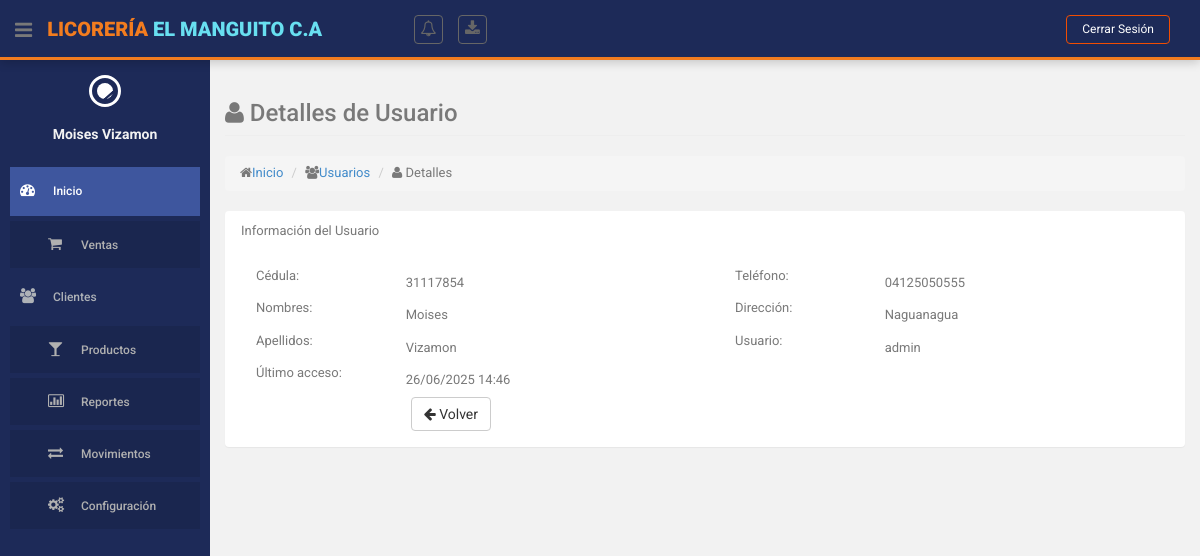
Page /index.php?action=usuarios&method=mostrar&id=1 (signed in) on the committed database.
### tables this page shows
CREATE TABLE `usuarios` (
  `id` int(10) NOT NULL,
  `cedula` varchar(12) NOT NULL,
  `id_simbolo_cedula` int(11) DEFAULT 1,
  `nombres` varchar(255) NOT NULL,
  `apellidos` varchar(255) NOT NULL,
  `telefono` varchar(15) NOT NULL,
  `direccion` varchar(255) DEFAULT 'Sin especificar',
  `user` varchar(255) NOT NULL,
  `password` varchar(255) NOT NULL,
  `id_rol` int(11) NOT NULL,
  `id_estatus` int(11) NOT NULL,
  `ultimo_inicio_sesion` datetime DEFAULT NULL
);

### controllers/UsuarioController.php (called while the page is built, shortened)
<?php
class UsuarioController
{
    private $model;
    public function __construct()
    {
        require_once ROOT_PATH . 'models/UsuarioModel.php';
        $this->model = new UsuarioModel();
    }
    public function mostrar($id)
    {
        $usuario = $this->model->obtenerUsuarioPorId($id);
        $this->loadView('usuarios/mostrar', ['usuario' => $usuario]);
    }
    private function loadView($view, $data = [])
    {
        extract($data);
        require ROOT_PATH . 'views/layouts/header.php';
        require ROOT_PATH . 'views/layouts/sidebar.php';
        require ROOT_PATH . 'views/' . $view . '.php';
        require ROOT_PATH . 'views/layouts/footer.php';
    }
}

### models/UsuarioModel.php (called while the page is built, shortened)
<?php
class UsuarioModel
{
    private $db;
    public function __construct()
    {
        require_once ROOT_PATH . 'config/database.php';
        $database = new Database();
        $this->db = $database->getConnection();
    }
    public function obtenerUsuarioPorId($id)
    {
        $query = "SELECT * FROM usuarios WHERE id = :id";
        $stmt = $this->db->prepare($query);
        $stmt->bindParam(":id", $id);
        $stmt->execute();
        return $stmt->fetch(PDO::FETCH_ASSOC);
    }
}

### config/database.php (called while the page is built, shortened)
<?php
class Database {
    private $host = "localhost";
    private $db_name = "licoreria";
    private $username = "root";
    private $password = "";
    public function getConnection() {
        $this->conn = null;
        try {
            $this->conn = new PDO(
                "mysql:host=" . $this->host . ";dbname=" . $this->db_name,
                $this->username,
                $this->password
            );
            $this->conn->setAttribute(PDO::ATTR_ERRMODE, PDO::ERRMODE_EXCEPTION);
        } catch(PDOException $e) {
            error_log('Error de conexión: ' . $e->getMessage());
        }
        return $this->conn;
    }
}
?>

### views/usuarios/mostrar.php (the view)
<section id="main-content">
    <section class="wrapper">
        <div class="row">
            <div class="col-lg-12">
                <h3 class="page-header"><i class="fa fa-user"></i> Detalles de Usuario</h3>
                <ol class="breadcrumb">
                    <li><i class="fa fa-home"></i><a href="<?php echo BASE_URL; ?>">Inicio</a></li>
                    <li><i class="fa fa-users"></i><a href="<?php echo BASE_URL; ?>index.php?action=usuarios">Usuarios</a></li>
                    <li><i class="fa fa-user"></i> Detalles</li>
                </ol>
            </div>
        </div>
        <div class="row">
            <div class="col-lg-12">
                <section class="panel">
                    <header class="panel-heading">
                        Información del Usuario
                    </header>
                    <div class="panel-body">
                        <div class="row">
                            <div class="col-md-6">
                                <div class="form-group">
                                    <label class="col-sm-4 control-label">Cédula:</label>
                                    <div class="col-sm-8">
                                        <p class="form-control-static"><?= $usuario['cedula']; ?></p>
                                    </div>
                                </div>
                                <div class="form-group">
                                    <label class="col-sm-4 control-label">Nombres:</label>
                                    <div class="col-sm-8">
                                        <p class="form-control-static"><?= $usuario['nombres']; ?></p>
                                    </div>
                                </div>
                                <div class="form-group">
                                    <label class="col-sm-4 control-label">Apellidos:</label>
                                    <div class="col-sm-8">
                                        <p class="form-control-static"><?= $usuario['apellidos']; ?></p>
                                    </div>
                                </div>
                            </div>
                            <div class="col-md-6">
                                <div class="form-group">
                                    <label class="col-sm-4 control-label">Teléfono:</label>
                                    <div class="col-sm-8">
                                        <p class="form-control-static"><?= $usuario['telefono']; ?></p>
                                    </div>
                                </div>
                                <div class="form-group">
                                    <label class="col-sm-4 control-label">Dirección:</label>
                                    <div class="col-sm-8">
                                        <p class="form-control-static"><?= $usuario['direccion']; ?></p>
                                    </div>
                                </div>
                                <div class="form-group">
                                    <label class="col-sm-4 control-label">Usuario:</label>
                                    <div class="col-sm-8">
                                        <p class="form-control-static"><?= $usuario['user']; ?></p>
                                    </div>
                                </div>
                            </div>
                        </div>
                        <div class="row">
                            <div class="col-md-6">
                                <div class="form-group">
                                    <label class="col-sm-4 control-label">Último acceso:</label>
                                    <div class="col-sm-8">
                                        <p class="form-control-static">
                                            <?= $usuario['ultimo_inicio_sesion'] ? date('d/m/Y H:i', strtotime($usuario['ultimo_inicio_sesion'])) : 'Nunca'; ?>
                                        </p>
                                    </div>
                                </div>
                            </div>
                        </div>
                        <div class="form-group">
                            <div class="col-sm-offset-2 col-sm-10">
                                <a href="<?= BASE_URL ?>index.php?action=usuarios" class="btn btn-default"><i class="fa fa-arrow-left"></i> Volver</a>
                            </div>
                        </div>
                    </div>
                </section>
            </div>
        </div>
    </section>
</section>

### assets/css/style.css (style rules this page uses)
body { color: #797979; background: #f2f2f2; font-family: 'Ruda', sans-serif; padding: 0px !important; margin: 0px !important; font-size:13px; }
a, a:hover, a:focus { text-decoration: none; outline: none; }
#main-content { margin-left: 210px; }
.wrapper { display: inline-block; margin-top: 60px; padding-left: 15px; padding-right: 15px; padding-bottom: 15px; padding-top: 0px; width: 100%; }
label { font-weight: 400; }

### views/layouts/header.php (style rules this page uses)
body { font-family: 'Roboto', sans-serif; }
.btn, button, input[type="submit"] { transition: background-color 0.3s ease, transform 0.2s ease; }

### views/layouts/sidebar.php (style rules this page uses)
#main-content { transition: margin-left 0.5s cubic-bezier(0.4, 0, 0.2, 1); will-change: margin-left; }

### rows in the picture
usuarios: cedula "31117854", nombres "Moises", apellidos "Vizamon", telefono "04125050555", direccion "Naguanagua", user "admin", ultimo_inicio_sesion "26/06/2025 14:46"

### other values in the picture
$_SESSION['user_nombre'] "Moises Vizamon"
